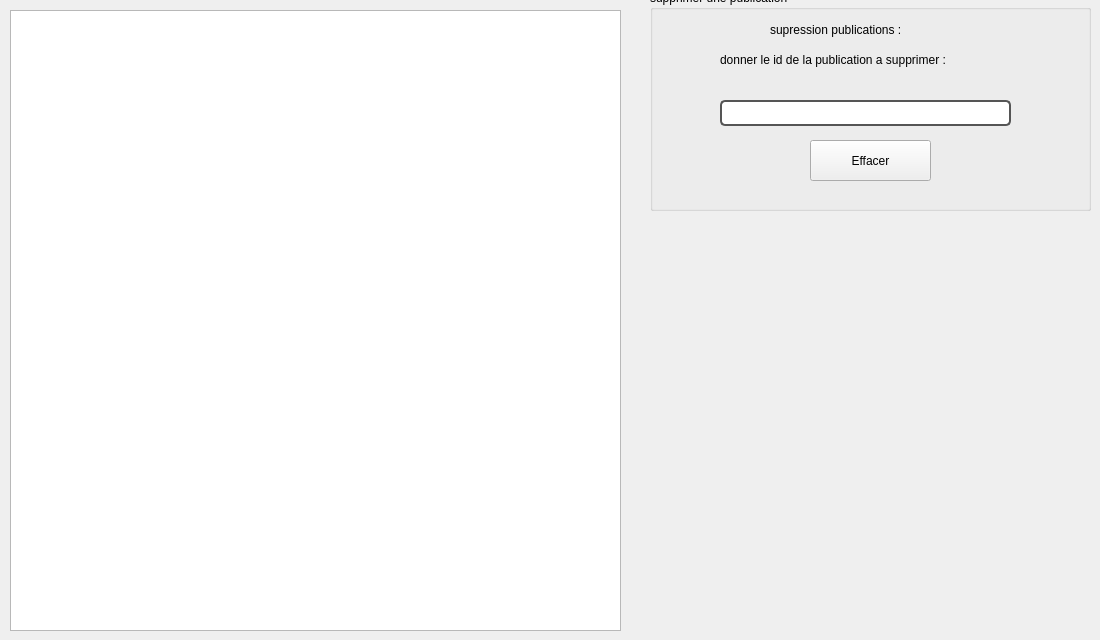
    <widget class="QWidget" name="tab_5">
     <attribute name="title">
      <string>Liste des publications</string>
     </attribute>
     <widget class="QGroupBox" name="groupBox_8">
      <property name="geometry">
       <rect>
        <x>650</x>
        <y>-10</y>
        <width>441</width>
        <height>221</height>
       </rect>
      </property>
      <property name="title">
       <string>supprimer une publication</string>
      </property>
      <widget class="QLineEdit" name="lineEdit_8">
       <property name="geometry">
        <rect>
         <x>70</x>
         <y>110</y>
         <width>291</width>
         <height>26</height>
        </rect>
       </property>
       <property name="styleSheet">
        <string notr="true">QLineEdit {
    color: black;
    background-color: white;
    border: 2px solid #555;
    border-radius: 5px;
    padding: 5px;
    font-size: 14px;
}

</string>
       </property>
       <property name="text">
        <string/>
       </property>
       <property name="dragEnabled">
        <bool>false</bool>
       </property>
      </widget>
      <widget class="QPushButton" name="pushButton_8">
       <property name="geometry">
        <rect>
         <x>160</x>
         <y>150</y>
         <width>121</width>
         <height>41</height>
        </rect>
       </property>
       <property name="text">
        <string>Effacer</string>
       </property>
      </widget>
      <widget class="QLabel" name="label_21">
       <property name="geometry">
        <rect>
         <x>70</x>
         <y>60</y>
         <width>291</width>
         <height>20</height>
        </rect>
       </property>
       <property name="text">
        <string>donner le id de la publication a supprimer :</string>
       </property>
      </widget>
      <widget class="QLabel" name="label_5">
       <property name="geometry">
        <rect>
         <x>120</x>
         <y>30</y>
         <width>191</width>
         <height>20</height>
        </rect>
       </property>
       <property name="styleSheet">
        <string notr="true">font: 900 9pt &quot;Segoe UI&quot;;</string>
       </property>
       <property name="text">
        <string>supression publications :</string>
       </property>
      </widget>
     </widget>
     <widget class="QTableView" name="tableView">
      <property name="geometry">
       <rect>
        <x>10</x>
        <y>10</y>
        <width>611</width>
        <height>621</height>
       </rect>
      </property>
     </widget>
    </widget>
